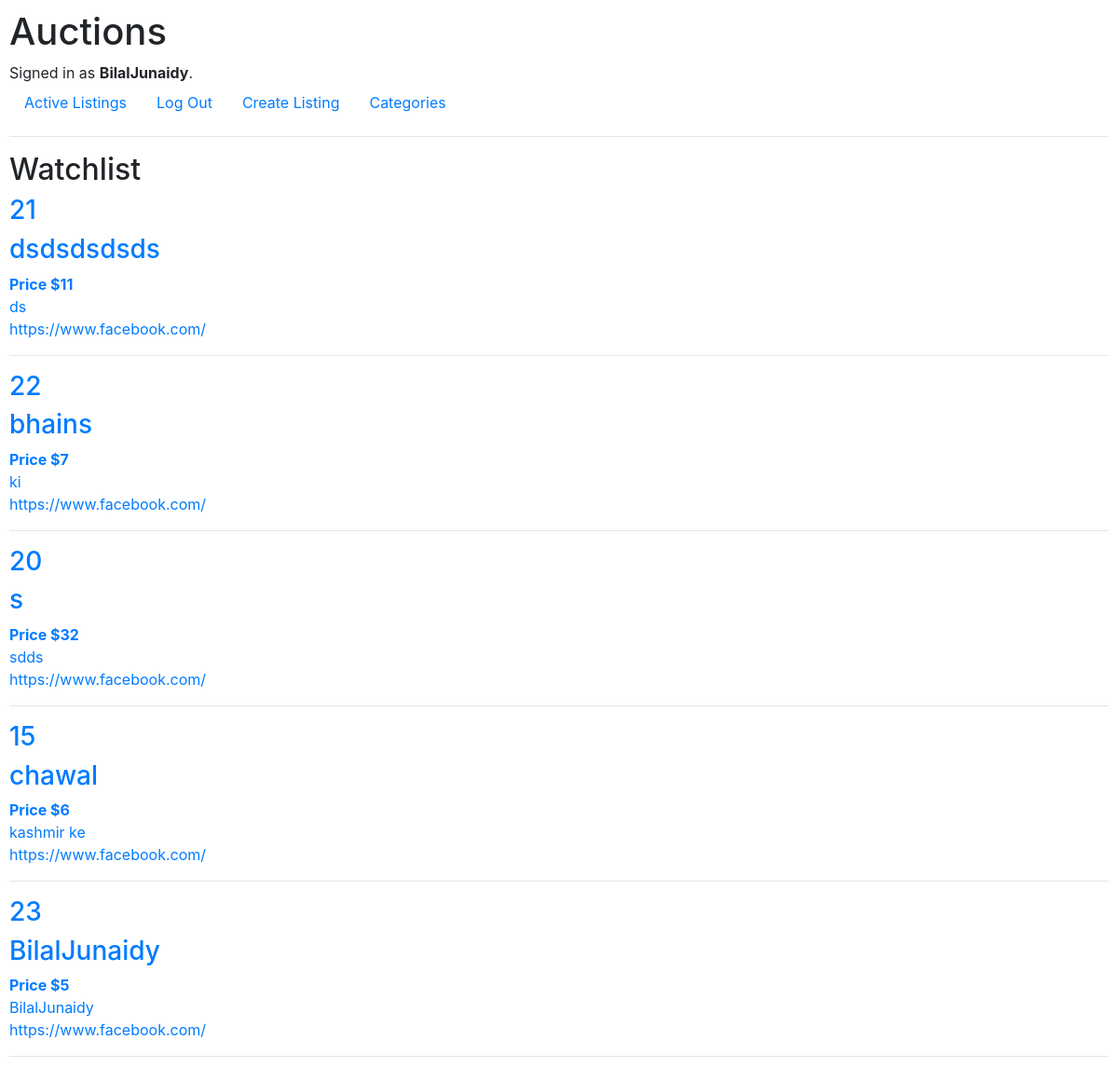
The app's page /auctions/watchlist/ (signed in), older data.
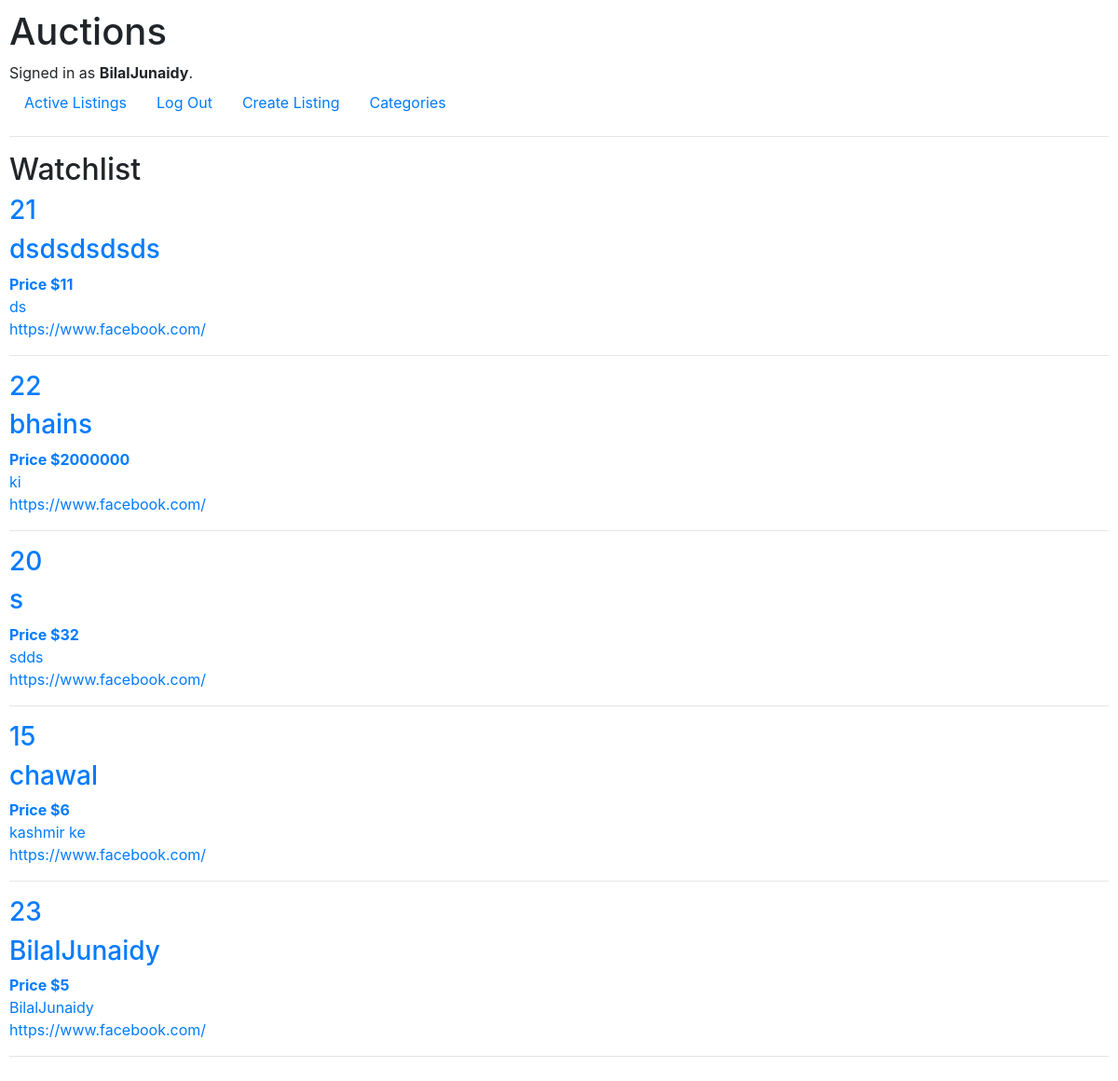
The same page, newer data.
### auctions/models.py (models this page shows, shortened)
class auction_list(models.Model):
    auction_owner = models.ForeignKey(User, on_delete=models.CASCADE, related_name = "owner")
    title = models.CharField(max_length = 64)
    description = models.CharField(max_length = 1200)
    starting_bid = models.IntegerField(validators=[MinValueValidator(1)])
    link = models.URLField(max_length = 200)
    auction_category = models.CharField(max_length = 64)
    highest_bid = models.IntegerField(validators=[MinValueValidator(1)])
    status = models.BooleanField(default = False)
    auction_winner = models.ForeignKey(User, on_delete=models.CASCADE, related_name = "winner")
    watchlist_users = models.ManyToManyField(User, blank=True, related_name = "watchlistusers")

### auctions/views.py (the view)
# urls.py: path("watchlist/", views.watchlist, name="watchlist"),
def watchlist(request):
    current_user = User.objects.get(id=request.user.id)
    if request.method == "POST":
        listing_id = request.POST["listing_id"]
        listing = auction_list.objects.get(pk = listing_id)
        if request.POST["update"] == "add":
            listing.watchlist_users.add(current_user)
        else:
            listing.watchlist_users.remove(current_user)
        return HttpResponseRedirect(reverse("index"))
    else:
        listing = auction_list.objects.filter(watchlist_users = current_user)
        return render(request, "auctions/watchlist.html", {
        "listing": listing
        })

### auctions/templates/auctions/watchlist.html
{% extends "auctions/layout.html" %}
{% block body %}
    <h2>Watchlist</h2>
    {% for item in listing %}
    <a href="{% url 'listing' item.id %}">
        <h3>{{item.id}}</h3>
        <h3>{{item.title}}</h3>
        <Strong>Price ${{item.highest_bid}}</Strong>
        <br>
        {{item.description}}
        <br>
        {{item.link}}
        <br>
        <hr>
    </a>
    {% endfor %}
{% endblock %}

Row changes from the older to the newer data that the page shows:
changed auction_list "bhains": highest_bid "7" → "2000000"
